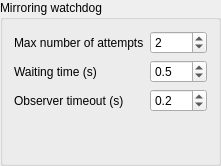
        <widget class="QGroupBox" name="mirroring_group_box">
         <property name="title">
          <string>Mirroring watchdog</string>
         </property>
         <layout class="QVBoxLayout" name="verticalLayout_2">
          <item>
           <layout class="QGridLayout" name="gridLayout_3">
            <item row="2" column="1">
             <widget class="QDoubleSpinBox" name="mirroring_observer_timeout_spinbox">
              <property name="whatsThis">
               <string>&lt;html&gt;&lt;head/&gt;&lt;body&gt;&lt;p&gt;&lt;span style=&quot; font-size:14pt; font-weight:600;&quot;&gt;Mirroring observer timeout&lt;/span&gt;&lt;/p&gt;&lt;p&gt;Perform a polling request of the autologbook observer after the number of seconds specified by this variable.&lt;/p&gt;&lt;/body&gt;&lt;/html&gt;</string>
              </property>
              <property name="decimals">
               <number>1</number>
              </property>
              <property name="minimum">
               <double>0.100000000000000</double>
              </property>
              <property name="singleStep">
               <double>0.100000000000000</double>
              </property>
              <property name="value">
               <double>0.200000000000000</double>
              </property>
             </widget>
            </item>
            <item row="1" column="1">
             <widget class="QDoubleSpinBox" name="mirroring_wait_spinbox">
              <property name="decimals">
               <number>1</number>
              </property>
              <property name="value">
               <double>0.500000000000000</double>
              </property>
             </widget>
            </item>
            <item row="2" column="0">
             <widget class="QLabel" name="label_5">
              <property name="text">
               <string>Observer timeout (s)</string>
              </property>
              <property name="buddy">
               <cstring>mirroring_observer_timeout_spinbox</cstring>
              </property>
             </widget>
            </item>
            <item row="1" column="0">
             <widget class="QLabel" name="mirroring_wait_label">
              <property name="text">
               <string>Waiting time (s)</string>
              </property>
              <property name="buddy">
               <cstring>mirroring_wait_spinbox</cstring>
              </property>
             </widget>
            </item>
            <item row="0" column="1">
             <widget class="QSpinBox" name="mirroring_max_attempts_spinbox">
              <property name="minimum">
               <number>1</number>
              </property>
              <property name="value">
               <number>2</number>
              </property>
             </widget>
            </item>
            <item row="3" column="0">
             <spacer name="verticalSpacer_2">
              <property name="orientation">
               <enum>Qt::Vertical</enum>
              </property>
              <property name="sizeHint" stdset="0">
               <size>
                <width>20</width>
                <height>40</height>
               </size>
              </property>
             </spacer>
            </item>
            <item row="0" column="0">
             <widget class="QLabel" name="mirroring_max_attempts_label">
              <property name="text">
               <string>Max number of attempts</string>
              </property>
              <property name="buddy">
               <cstring>mirroring_max_attempts_spinbox</cstring>
              </property>
             </widget>
            </item>
           </layout>
          </item>
         </layout>
        </widget>
